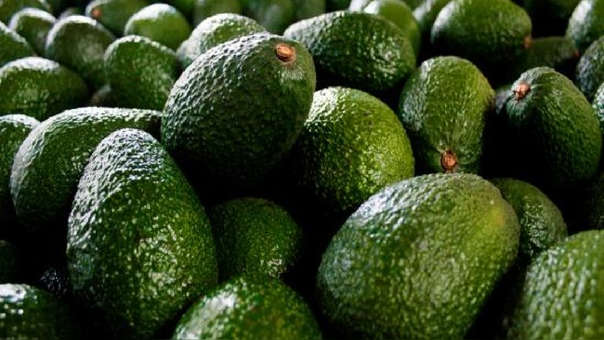
#> input picture Kmeans_Color_Clustering/paltas.jpg, 604 x 340 px
$ jupyter execute color_concentration_unsupervised_kmeans.ipynb
#> lines starting #> are read from the running program, lines starting #| are printed output that depends on the picture
[cell 1]
#-------BRAINTELS LABS ------
#-------IMAGEN PROCESSING , ARTIFICIAL INTELLIGENCE AND ELECTRONICS PROJECTS WITH EMBEDDED SYSTEMS
#importar los modulos necesarios
from sklearn.cluster import KMeans
import numpy as np
import cv2
from matplotlib import pyplot as plt

[cell 2]
#leer una imagen en formato jpg
img = cv2.imread("paltas.jpg")
#> img is the input picture: shape (340, 604, 3); mean B, G, R 36.8, 71.1, 55.9
#conversion de escala BGR a RGB
img = cv2.cvtColor(img, cv2.COLOR_BGR2RGB)
#crear figura
plt.figure()
plt.axis("off")
#mostrar la imagen
plt.imshow(img)

[cell 3]
#--------PARAMETRO QUE DEFINE LA CANTIDAD DE CLUSTER A ENCONTRAR
K=3
#=====================

[cell 4]
#cambiar las dimensiones de la matriz RGB (Nf,Nc,Capas) a filas,columnas
imgrgb = img.reshape((img.shape[0] * img.shape[1], 3))
#crear objeto para realizar la clasificación no supervisada
cluster = KMeans(n_clusters=K,verbose=0)
#relizar el ajuste sobre la matriz de dimensiones [img.shape[0]*img.shape[1],3]
cluster.fit(imgrgb)

print("======FIN K-MEANS====")

Determinar el histograma asociado a cada cluster
y convertirlo a flotante cuya suma sea igual a 1

[cell 5]

#determinar el vector que identifica a la cantidad de clusters K + 1 ,0 1 2 K
cluster_vector = np.arange(0, len(np.unique(cluster.labels_)) + 1)
#obtener las etiquetas de cada muestra
muestras=cluster.labels_
#calcular el histograma de cada muestra
(hist, _) = np.histogram(cluster.labels_, bins = cluster_vector)
#cambiar al tipo de dato flotante
hist = hist.astype("float")
#normalizar el histograma , la suma que sea igual a 1
hist = hist/ hist.sum()

Determinar los centroides de cada cluster y realizar graficos de rectangulos uno por cada cluster donde
haya la mayor concentración de color presente en la imagen

[cell 6]
#determinar los centroides de cada cluster
centroides=cluster.cluster_centers_
#mostrar los centroides encontrados
print(centroides)
#Los centroides determinar los colores mas representaivos
#------------Esta seccion solo es para mostrar en regiones rectangulares los colores mas representativos
#que se han encontrado en la imagen meadinte el algoritmo K MEANS
ancho=499
largo=100
#-------crear imagen de solo ceros ----------
barras = np.zeros((largo, ancho, 3), dtype = "uint8")
initx = 0
#para cada centroide que representa el color mas representativo
for (proba, color) in zip(hist, centroides):
	# mostrar el porcentage de color en un grafico
	finalx = initx + (proba * ancho)
	cv2.rectangle(barras, (int(initx), 0), (int(finalx), largo),color.astype("uint8").tolist(),-1)
	initx = finalx
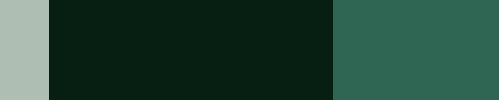
#> barras: shape (100, 499, 3); mean of channels 0, 1, 2 55.4, 70.2, 36.1; drawn as B, G, R

[cell 7]
#mostrar graficos de la imagen y barras de concentracion de color
plt.subplot(1,2,1)
plt.axis("off")
plt.imshow(img)
plt.title('IMAGEN RGB')

plt.subplot(1,2,2)
plt.axis("off")
plt.imshow(barras)
plt.title('{}-COLORES DE MAYOR PRESENCIA'.format(K))

plt.show()
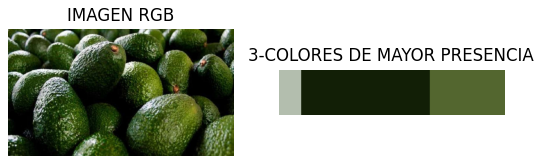
#> figure drawn by matplotlib, 2 panels
print("----BRAINTELS LABS---------------")

$ run again, with Kmeans_Color_Clustering/izumi1.jpg copied over Kmeans_Color_Clustering/paltas.jpg
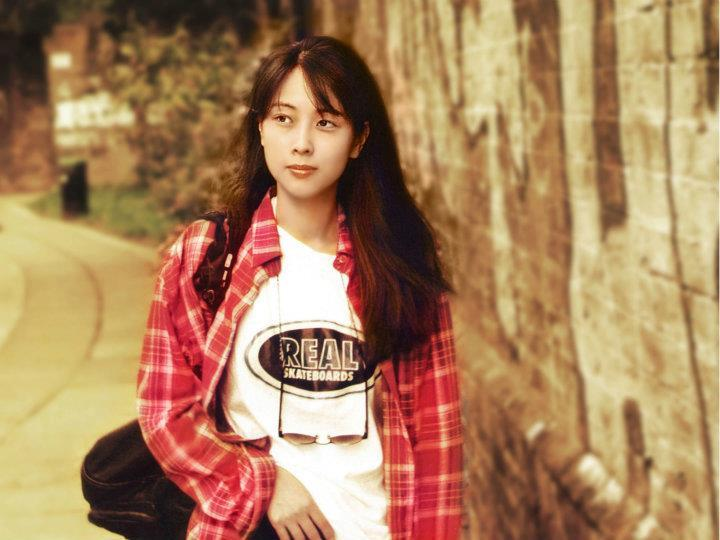
#> input picture Kmeans_Color_Clustering/izumi1.jpg, 720 x 540 px
#> img is the input picture: shape (540, 720, 3); mean B, G, R 93.3, 130.1, 169.9
#> after the loop `for (proba, color) in zip(hist, centroides):`:
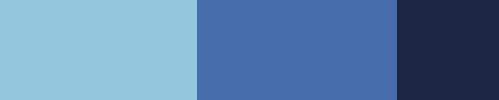
#> barras: shape (100, 499, 3); mean of channels 0, 1, 2 169.7, 129.6, 92.8; drawn as B, G, R
#> `plt.show()`:
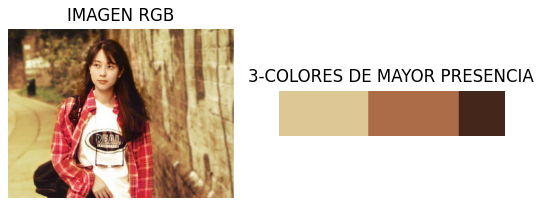
#> figure drawn by matplotlib, 2 panels

$ run again, with Kmeans_Color_Clustering/imagen1.jpeg copied over Kmeans_Color_Clustering/paltas.jpg
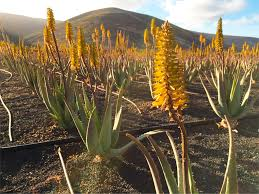
#> input picture Kmeans_Color_Clustering/imagen1.jpeg, 259 x 194 px
#> img is the input picture: shape (194, 259, 3); mean B, G, R 80.2, 106.9, 123.1
#> after the loop `for (proba, color) in zip(hist, centroides):`:
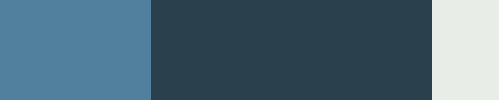
#> barras: shape (100, 499, 3); mean of channels 0, 1, 2 122.6, 106.6, 79.9; drawn as B, G, R
#> `plt.show()`:
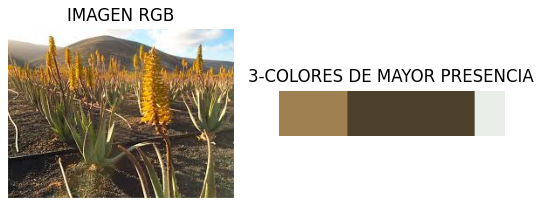
#> figure drawn by matplotlib, 2 panels
